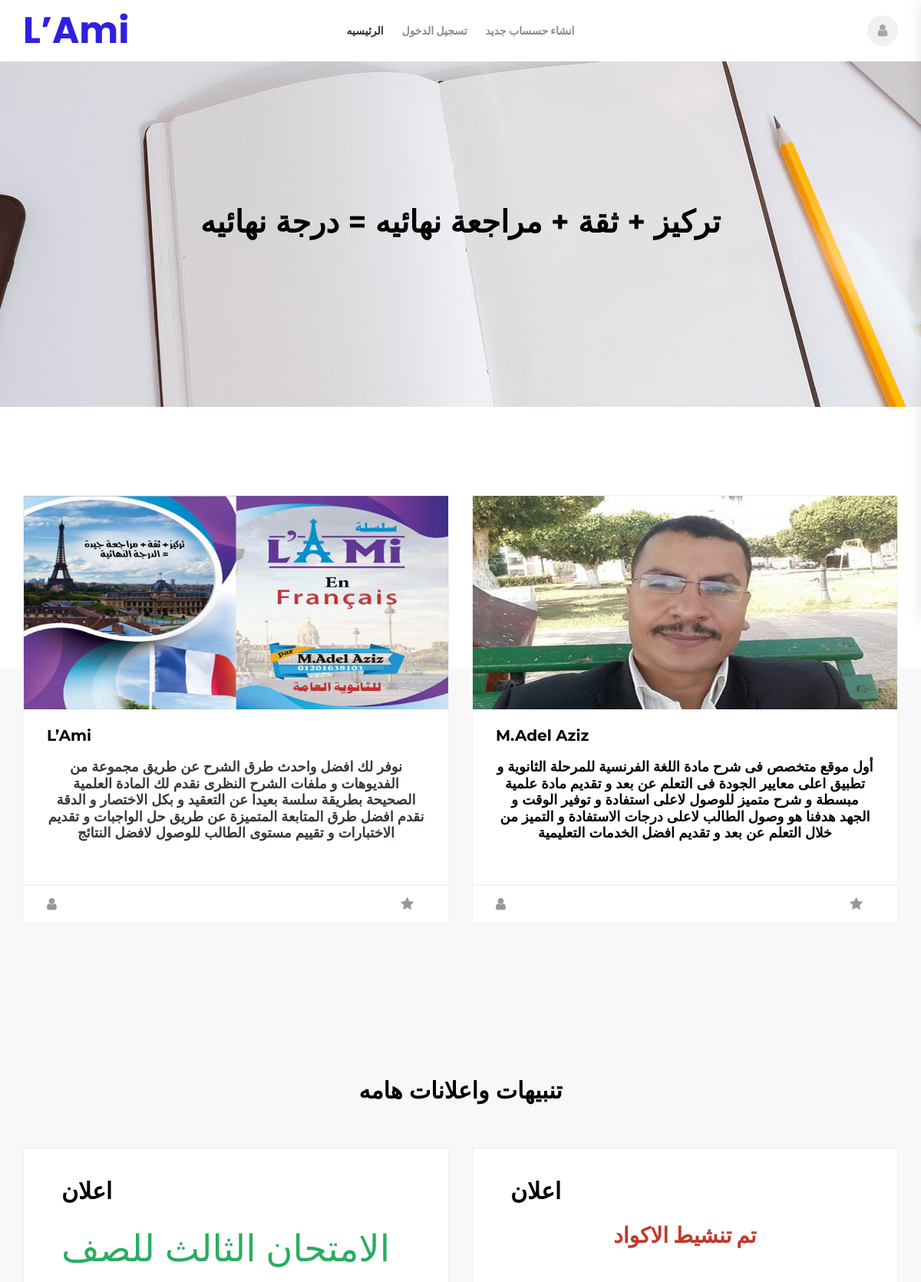
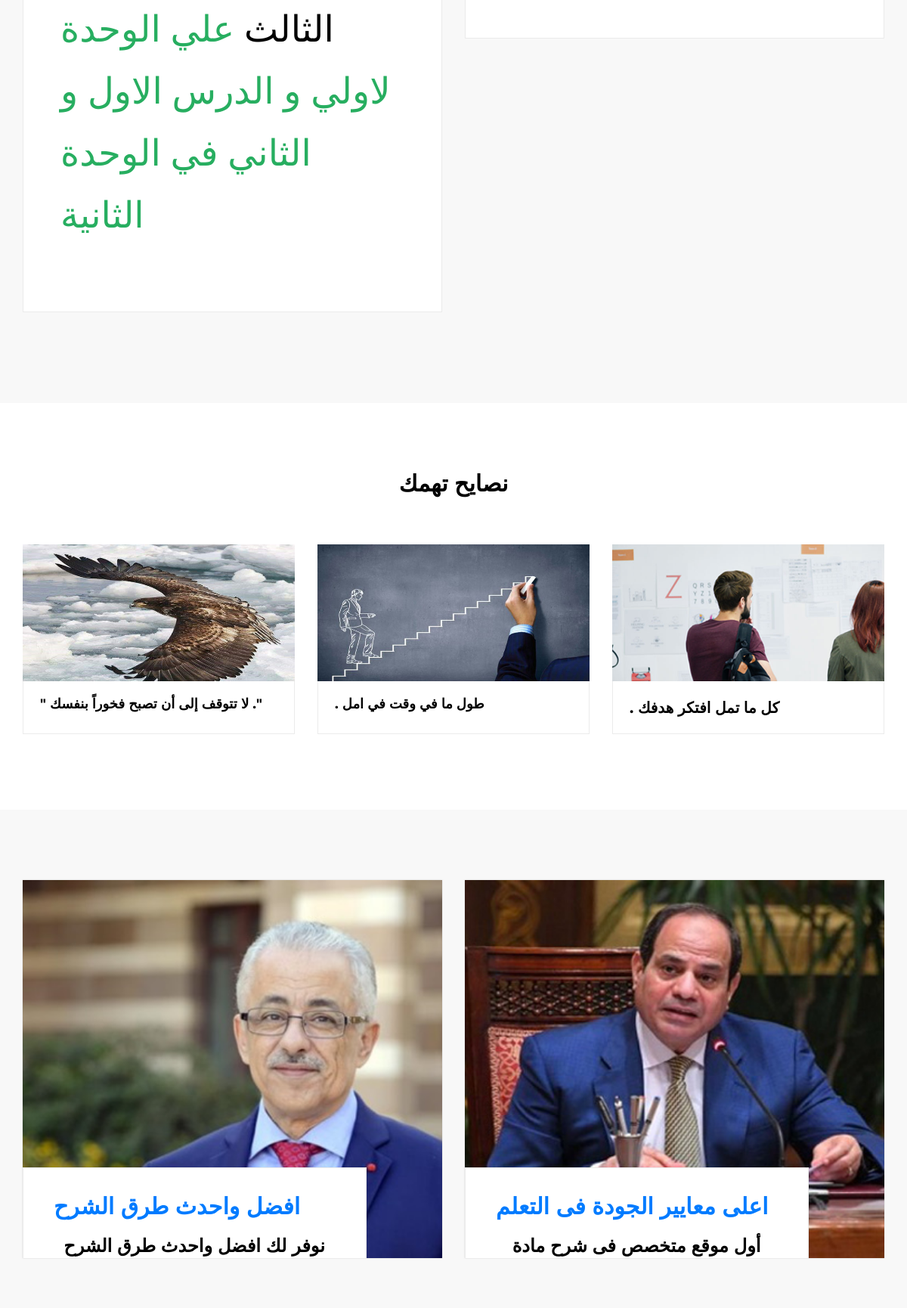
The page / (upper part) on the database its author committed (2 pictures, top to bottom).
### tables this page shows
CREATE TABLE `adds` (
  `adds_id` int(11) NOT NULL,
  `adds_title` text NOT NULL,
  `adds_content` text NOT NULL
);

### public_html/index.php (the view, shortened to what this page needs)
<!DOCTYPE html>
<html lang="en">
<head>
    <link rel="stylesheet" type="text/css" href="styles/bootstrap4/bootstrap.min.css">
    <link href="plugins/font-awesome-4.7.0/css/font-awesome.min.css" rel="stylesheet" type="text/css">
    <link rel="stylesheet" type="text/css" href="plugins/OwlCarousel2-2.2.1/owl.carousel.css">
    <link rel="stylesheet" type="text/css" href="plugins/OwlCarousel2-2.2.1/owl.theme.default.css">
    <link rel="stylesheet" type="text/css" href="plugins/OwlCarousel2-2.2.1/animate.css">
    <link rel="stylesheet" type="text/css" href="styles/main_styles.css">
    <link rel="stylesheet" type="text/css" href="styles/responsive.css">
</head>
<body>
<div class="super_container">
    <?php include_once ('include/header.php');
    include_once ('include/connect.php');
    ?>
    <div class="home">
        <div class="home_background" style="background-image: url(images/index_background.jpg);"></div>
        <div class="home_content">
            <div class="container">
                <div class="row">
                    <div class="col text-center">
                        <h1 class="home_title"> تركيز + ثقة + مراجعة نهائيه = درجة نهائيه </h1>
                    </div>
                </div>
            </div>
        </div>
    </div>
    <div class="courses">
        <div class="courses_background"></div>
        <div class="container">
            <div class="row">
                <div class="col">
                </div>
            </div>
            <div class="row courses_row">
                <div class="col-lg-6 course_col">
                    <div class="course">
                        <div class="course_image"><img src="images/adel1.jpg" alt=""></div>
                        <div class="course_body">
                            <div class="course_title"><a href="#">L’Ami</a></div>
                            <div class="course_text">
                                <h4 class="font-weight-bold text-dark text-center">نوفر لك افضل واحدث طرق الشرح عن طريق مجموعة من الفديوهات و ملفات الشرح النظرى نقدم لك المادة العلمية الصحيحة بطريقة سلسة بعيدا عن التعقيد و بكل الاختصار و الدقة  نقدم افضل طرق المتابعة المتميزة عن طريق حل الواجبات و تقديم الاختبارات و تقييم مستوى الطالب للوصول لافضل النتائج</h4>
                            </div>
                        </div>
                        <div class="course_footer d-flex flex-row align-items-center justify-content-start">
                            <div class="course_students"><i class="fa fa-user" aria-hidden="true"></i><span></span></div>
                            <div class="course_rating ml-auto"><i class="fa fa-star" aria-hidden="true"></i><span></span></div>
                        </div>
                    </div>
                </div>
                <div class="col-lg-6 course_col">
                    <div class="course">
                        <div class="course_image"><img src="images/adel2.jpg" alt=""></div>
                        <div class="course_body">
                            <div class="course_title"><a href="#">M.Adel Aziz</a></div>
                            <div class="course_text">
                                <h4 class="text-center">أول موقع متخصص فى شرح مادة اللغة الفرنسية للمرحلة الثانوية و تطبيق اعلى معايير الجودة فى التعلم عن بعد و تقديم مادة علمية مبسطة و شرح متميز للوصول لاعلى استفادة و توفير الوقت و الجهد هدفنا هو وصول الطالب لاعلى درجات الاستفادة و التميز من خلال التعلم عن بعد و تقديم افضل الخدمات التعليمية</h4>
                            </div>
                        </div>
                        <div class="course_footer d-flex flex-row align-items-center justify-content-start">
                            <div class="course_students"><i class="fa fa-user" aria-hidden="true"></i><span></span></div>
                            <div class="course_rating ml-auto"><i class="fa fa-star" aria-hidden="true"></i><span></span></div>
                        </div>
                    </div>
                </div>
            </div>
        </div>
    </div>
    <div class="register">
        <div class="container">
            <div class="row">
                    <div class="col-lg-12 mb-5">
                        <h2 class="section_title text-center">تنبيهات واعلانات هامه </h2>
                    </div>
                <?php
                $add_1=mysqli_query( $connect ,"SELECT * FROM adds where adds_id='1'");
                $adds_1=mysqli_fetch_assoc($add_1);
                $add_2=mysqli_query( $connect ,"SELECT * FROM adds where adds_id='2'");
                $adds_2=mysqli_fetch_assoc($add_2);
                ?>
                <div class="col-lg-6">
                    <div class="register_form_container">
                        <h2><?php echo $adds_1['adds_title']; ?></h2>
                        <p><?php echo $adds_1['adds_content']; ?></p>
                    </div>
                </div>
                <div class="col-lg-6">
                    <div class="register_form_container">
                        <h2> <?php echo $adds_2['adds_title']; ?></h2>
                        <p><?php echo $adds_2['adds_content']; ?></p>
                    </div>
                </div>
            </div>
        </div>
    </div>
    <div class="events">
        <div class="container">
            <div class="row">
                <div class="col">
                    <h2 class="section_title text-center">نصايح تهمك </h2>
                </div>
            </div>
            <div class="row events_row">
                <div class="col-lg-4 event_col text-center">
                    <div class="event">
                        <div class="event_image"><img src="images/nsr.jpg" alt=""></div>
                        <div class="event_body d-flex flex-row align-items-center justify-content-start">
                            <div class="event_title text-center"><h4 class=" text-center"> " لا تتوقف إلى أن تصبح فخوراً بنفسك ." </h4></div>
                        </div>
                    </div>
                </div>
                <div class="col-lg-4 event_col">
                    <div class="event">
                        <div class="event_image"><img src="images/s.jpg" alt=""></div>
                        <div class="event_body d-flex flex-row align-items-center justify-content-start">
                            <div class="event_title"><h4 href="#">. طول ما في وقت في امل </h4></div>
                        </div>
                    </div>
                </div>
                <div class="col-lg-4 event_col">
                    <div class="event">
                        <div class="event_image"><img src="images/event_2.jpg" alt=""></div>
                        <div class="event_body d-flex flex-row align-items-center justify-content-start">
                            <div class="event_title"><a href="#">. كل ما تمل افتكر هدفك </a></div>
                        </div>
                    </div>
                </div>
            </div>
        </div>
    </div>
    <div class="blog">
        <div class="container">
            <div class="row row-lg-eq-height">
                <div class="col-lg-6">
                    <div class="blog_right">
                        <div class="blog_image" style="background-image:url(images/tarik.jpg)"></div>
                        <div class="blog_title_container">
                            <div class="blog_right_title"><a  class="text-primary">افضل واحدث طرق الشرح </a href="blog_single.html"></div>
                            <div class="blog_right_text">
                                <h3 class="text-center"> نوفر لك افضل واحدث طرق الشرح عن طريق مجموعة من الفديوهات و ملفات الشرح النظرى نقدم لك المادة العلمية الصحيحة بطريقة سلسة بعيدا عن التعقيد و بكل الاختصار و الدقة  نقدم افضل طرق المتابعة المتميزة عن طريق حل الواجبات و تقديم الاختبارات و تقييم مستوى الطالب للوصول لافضل النتائج </h3>
                            </div>
                        </div>
                    </div>
                </div>
                <div class="col-lg-6" style="height: 500px">
                                <div class="blog_right">
                                    <div class="blog_image" style="background-image:url(images/abd.jpg)"></div>
                                    <div class="blog_title_container">
                                        <div class="blog_right_title"><a class="text-primary">اعلى معايير الجودة فى التعلم </a c></div>
                                        <div class="blog_right_text">
                                            <h3 class="text-center">أول موقع متخصص فى شرح مادة اللغة الفرنسية للمرحلة الثانوية و تطبيق اعلى معايير الجودة فى التعلم عن بعد و تقديم مادة علمية مبسطة و شرح متميز للوصول لاعلى استفادة و توفير الوقت و الجهد هدفنا هو وصول الطالب لاعلى درجات الاستفادة و التميز من خلال التعلم عن بعد و تقديم افضل الخدمات التعليمية</h3>
                                        </div>
                                    </div>
                                </div>
                </div>
            </div>
        </div>
    </div>
</div>
</body>
</html>

### rows shown on the page
adds: adds_title "اعلان", adds_content "الامتحان الثالث للصف الثالث علي الوحدة لاولي و الدرس الاول و الثاني في الوحدة الثانية"
adds: adds_title "اعلان", adds_content "تم تنشيط الاكواد"
